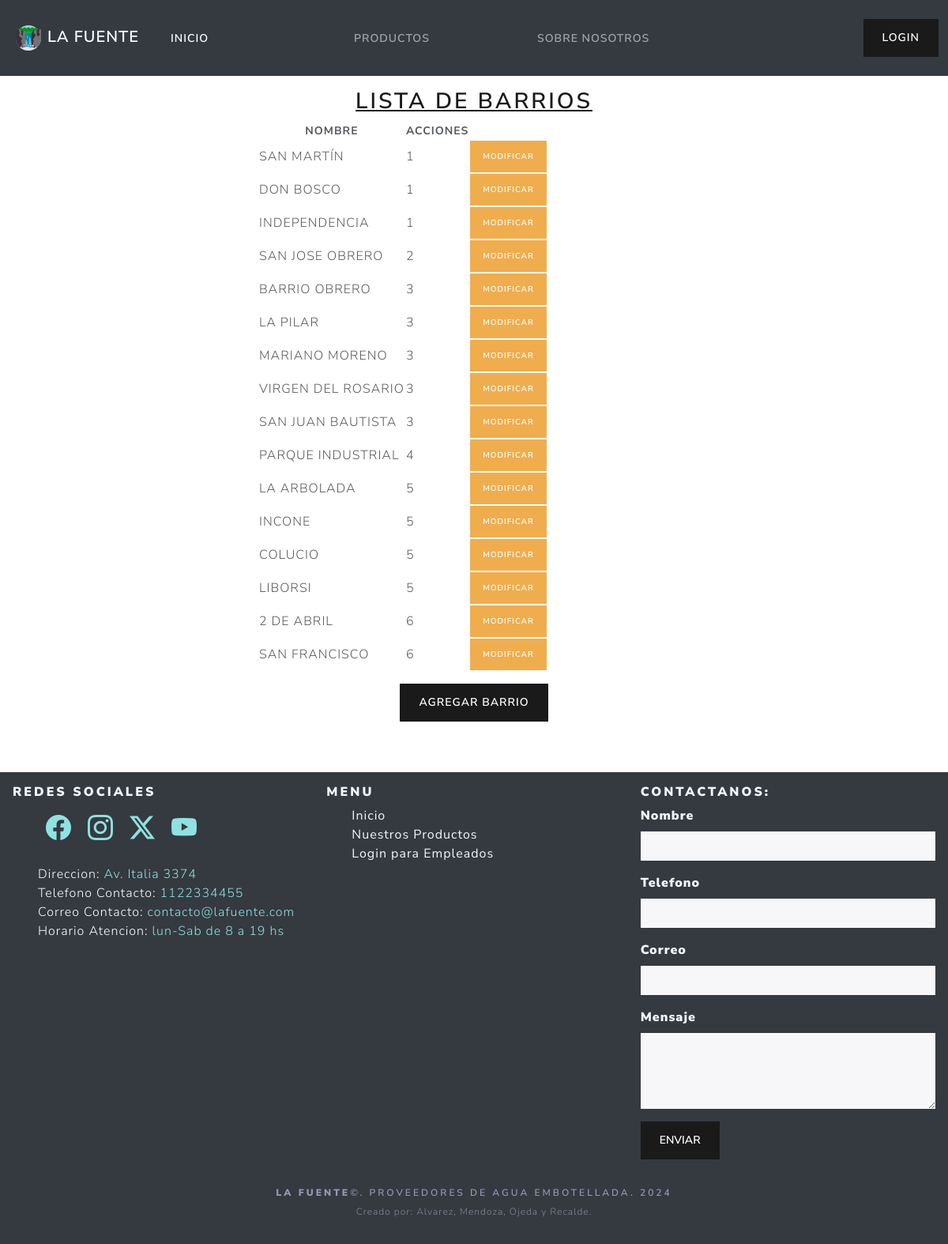
Screenshot of /ListadoBarrios.php with the database file from the repository.
### tables this page shows
CREATE TABLE barrios (
id_barrio INT(11) PRIMARY KEY AUTO_INCREMENT NOT NULL,
nombre_barrio VARCHAR(80) NOT NULL UNIQUE,
zona INT(11) NOT NULL);

### ListadoBarrios.php (the view, shortened to what this page needs)
<?php
include("includes/header.php");
require_once("config/conn.php");
?>
<div class="row justify-content-center">
    <h2 class="text-center" style="text-decoration: underline;">Lista de Barrios</h2>
    <div class="col-6">
        <?php
        $sql = "SELECT * FROM barrios ORDER BY id_barrio ASC";
        $result = mysqli_query($connection, $sql);
        if ($result) {
            echo "<div class='table-responsive'>";
            echo "<table clNass='table table-bordered table-striped'>";
            echo "<thead>";
            echo "<tr>";
            echo "<th class='text-center'>Nombre</th>";
            echo "<th class='text-center'>Acciones</th>";
            echo "</tr>";
            echo "</thead>";
            echo "<tbody>";
            while ($row = mysqli_fetch_assoc($result)) {
                echo "<tr>";
                echo "<td>" . $row['nombre_barrio'] . "</td>";
                echo "<td>" . $row['zona'] . "</td>";
                echo "<td>";
                echo "<a href='formularioBarrio.php?id=" . $row['id_barrio'] . "' class='btn btn-warning btn-sm me-2'>Modificar</a>";
            }
            echo "</tbody>";
            echo "</table>";
        } else {
            echo "<div class='alert alert-danger mt-3'>Error en la consulta SQL: " . mysqli_error($connection) . "</div>";
        }
        ?>
        <div class="d-flex justify-content-center">
            <a href='formularioBarrio.php' class='btn btn-primary mt-3'>Agregar Barrio</a>
        </div>
    </div>
</div>
<?php
include("includes/footer.php");
?>

### includes/header.php (shortened to what this page needs)
<!DOCTYPE html>
<html lang="es-Ar">
<head>
  <link rel="stylesheet" href="css/bootstrap/bootstrap.min.css">
  <link rel="stylesheet" href="css/style.css">
  <link rel="stylesheet" href="https://cdn.jsdelivr.net/npm/bootstrap-icons@1.11.1/font/bootstrap-icons.css">
  <link rel="stylesheet" href="https://cdn.jsdelivr.net/npm/charts.css/dist/charts.min.css">
</head>
<body>
  <nav class="navbar navbar-expand-lg bg-dark" data-bs-theme="dark">
    <div class="container-fluid">
      <a class="navbar-brand" href="index.php"><img class="px-2" src="public/cascada.png" alt="logo" srcset="">La Fuente</a>
      <div class="collapse navbar-collapse" id="navbarSupportedContent">
        <ul class="navbar-nav me-auto mb-2 mb-lg-0">
          <li class="nav-item">
            <a class="nav-link active" aria-current="page" href="index.php">Inicio</a>
          </li>
          <li class="nav-item dropdown">
            <a class="nav-link" href="verproductos.php">Productos</a>
          </li>
          <li class="nav-item">
            <a class="nav-link" href="nosotros.php">sobre nosotros</a>
          </li>
        </ul>
        <?php if (isset($_SESSION['nombre_usuario'])) { ?>
          <h6 class="px-2 pt-1 text-info"><?= $_SESSION['nombre_usuario'] ?></h6>
          <a class="btn btn-danger d-flex" href="loginout.php">cerrar Sesión</a>
        <?php } else { ?>
          <a class="btn btn-primary d-flex" href="loginForm.php">Login</a>
        <?php } ?>
      </div>
    </div>
  </nav>
  <section class="container py-3">

### includes/footer.php (shortened to what this page needs)
</section>
<footer class="container-fluid bg-dark p-3 text-bg-light mt-5">
  <div class="row justify-content-between">
    <div class="col-lg-4 col-sm-6">
      <h5 class="titleFooter">redes sociales</h5>
      <ul class="d-flex">
        <li class="redes-icon">
          <a href="http://www.facebook.com" class="redes-icon" target="_blank" rel="noopener noreferrer"><i class="bi bi-facebook"></i></a>
        </li>
        <li class="redes-icon">
          <a href="http://www.google.com" class="redes-icon" target="_blank" rel="noopener noreferrer"><i class="bi bi-instagram"></i></a>
        </li>
        <li class="redes-icon">
          <a href="http://www.google.com" class="redes-icon" target="_blank" rel="noopener noreferrer"><i class="bi bi-twitter-x"></i></a>
        </li>
        <li class="redes-icon">
          <a href="http://www.youtube.com" class="redes-icon" target="_blank" rel="noopener noreferrer"><i class="bi bi-youtube"></i></a>
        </li>
      </ul>
      <ul>
        <li class="text-light">Direccion: <span class="info-footer">Av. Italia 3374</span></li>
        <li class="text-light">Telefono Contacto: <span class="info-footer">1122334455</span></li>
        <li class="text-light">Correo Contacto: <span class="info-footer">contacto@lafuente.com</span></li>
        <li class="text-light">Horario Atencion: <span class="info-footer">lun-Sab de 8 a 19 hs</span></li>
      </ul>
    </div>
    <div class="col-lg-4 col-sm-6">
      <h5 class="titleFooter">Menu</h5>
      <ul>
        <li><a class="link-footer" href="index.php" target="_blank" rel="noopener noreferrer">Inicio</a></li>
        <li><a class="link-footer" href="verproductos.php" target="_blank" rel="noopener noreferrer">Nuestros Productos</a></li>
        <li><a class="link-footer" href="loginForm.php" target="_blank" rel="noopener noreferrer">Login para Empleados</a></li>
      </ul>
    </div>
    <div class="col-lg-4 offset-lg-0 col-sm-8 offset-sm-2 position-relative">
      <h5 class="titleFooter">Contactanos:</h5>
      <form class="" id="contactoForm">
        <div class="mb-3 col-auto">
          <label for="nameContacto" class="form-label lb-Footer">Nombre</label>
          <input type="text" class="form-control form-control-sm" id="nameContacto" required />
        </div>
        <div class="mb-3 col-auto">
          <label for="telContacto" class="form-label lb-Footer">Telefono</label>
          <input type="tel" class="form-control form-control-sm" id="telContacto" required />
        </div>
        <div class="mb-3 col-auto">
          <label for="emailContacto" class="form-label lb-Footer">Correo</label>
          <input type="email" class="form-control form-control-sm" id="emailContacto" required />
        </div>
        <div class="mb-3">
          <label for="msjContacto" class="form-label lb-Footer">Mensaje</label>
          <textarea class="form-control" id="msjContacto" rows="3"></textarea>
        </div>
        <button type="submit" class="btn btn-primary">Enviar</button>
      </form>
    </div>
  </div>
  <div class="footer-bootom">
    <h6>
      <b>La Fuente</b>©. Proveedores de agua embotellada.
      <span id="dateYear"></span>
    </h6>
    <p class="text-devs">Creado por: Alvarez, Mendoza, Ojeda y Recalde.</p>
  </div>
</footer>
</body>
</html>

### css/style.css (style rules this page uses)
.titleFooter, .lb-Footer { color: aliceblue; font-weight: 900; }
li { list-style: none; }
.redes-icon { margin:5px; font-size: 2rem; color: rgb(144, 226, 226); }
.footer-bootom { margin-top: 20px; padding-top: 15px; text-align: center; }
.footer-bootom h6 { font-size: 12px; color: rgb(150, 150, 178); }
.link-footer { color: aliceblue; font-size: 16px; font-weight: 400; text-decoration: none; }
.info-footer { font-size: 16px; color: rgb(144, 226, 226); }
.text-devs { color: rgba(206, 215, 242, 0.5); font-size: 12PX; }
li.nav-item { width: 200px; }

### rows the page displays
barrios: nombre_barrio "SAN MARTÍN", zona "1"
barrios: nombre_barrio "DON BOSCO", zona "1"
barrios: nombre_barrio "INDEPENDENCIA", zona "1"
barrios: nombre_barrio "SAN JOSE OBRERO", zona "2"
barrios: nombre_barrio "BARRIO OBRERO", zona "3"
barrios: nombre_barrio "LA PILAR", zona "3"
barrios: nombre_barrio "MARIANO MORENO", zona "3"
barrios: nombre_barrio "VIRGEN DEL ROSARIO", zona "3"
barrios: nombre_barrio "SAN JUAN BAUTISTA", zona "3"
barrios: nombre_barrio "PARQUE INDUSTRIAL", zona "4"
barrios: nombre_barrio "LA ARBOLADA", zona "5"
barrios: nombre_barrio "INCONE", zona "5"
barrios: nombre_barrio "COLUCIO", zona "5"
barrios: nombre_barrio "LIBORSI", zona "5"
barrios: nombre_barrio "2 DE ABRIL", zona "6"
barrios: nombre_barrio "SAN FRANCISCO", zona "6"
